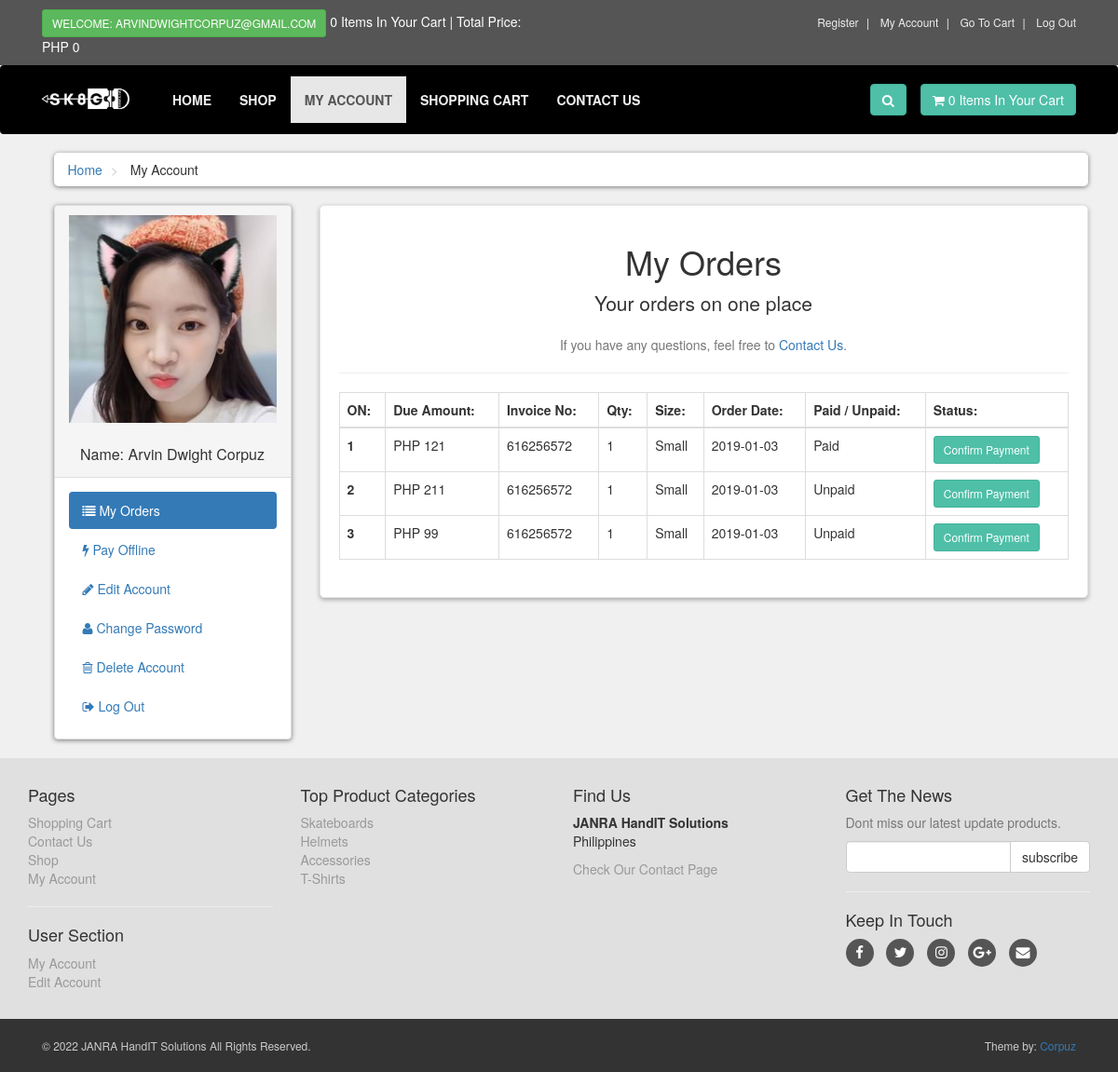
The app's page /customer/my_account.php?my_orders (signed in) with its own data.
### tables this page shows
CREATE TABLE `customers` (
  `customer_id` int(10) NOT NULL,
  `customer_name` varchar(255) NOT NULL,
  `customer_email` varchar(255) NOT NULL,
  `customer_pass` varchar(255) NOT NULL,
  `customer_country` text NOT NULL,
  `customer_city` text NOT NULL,
  `customer_contact` varchar(255) NOT NULL,
  `customer_address` text NOT NULL,
  `customer_image` text NOT NULL,
  `customer_ip` varchar(100) NOT NULL
);

CREATE TABLE `customer_orders` (
  `order_id` int(10) NOT NULL,
  `customer_id` int(10) NOT NULL,
  `due_amount` int(100) NOT NULL,
  `invoice_no` int(100) NOT NULL,
  `qty` int(10) NOT NULL,
  `size` text NOT NULL,
  `order_date` date NOT NULL,
  `order_status` text NOT NULL
);

CREATE TABLE `product_categories` (
  `p_cat_id` int(10) NOT NULL,
  `p_cat_title` text NOT NULL,
  `p_cat_desc` text NOT NULL
);

### customer/my_orders.php (the view)
<center>
    <h1>My Orders</h1>
    <p class="lead">Your orders on one place</p>
    <p class="text-muted">
        If you have any questions, feel free to <a href="../contact.php">Contact Us</a>.
    </p>
</center>
<hr>
<div class="table-responsive">
    <table class="table table-bordered table-hover">
        <thead>
            <tr>
                <th>ON: </th>
                <th>Due Amount: </th>
                <th>Invoice No: </th>
                <th>Qty: </th>
                <th>Size: </th>
                <th>Order Date:</th>
                <th>Paid / Unpaid: </th>
                <th>Status: </th>
            </tr
            >
        </thead>
        <tbody>
           <?php
                $customer_session = $_SESSION['customer_email'];
                $get_customer = "SELECT * FROM customers WHERE customer_email = '$customer_session'";
                $run_customer = mysqli_query($con, $get_customer);
                $row_customer = mysqli_fetch_array($run_customer);
                $customer_id = $row_customer['customer_id'];
                $get_orders = "SELECT * FROM customer_orders WHERE customer_id = '$customer_id'";
                $run_orders = mysqli_query($con, $get_orders);
                $i = 0;
                while ($row_orders = mysqli_fetch_array($run_orders)) {
                    $order_id = $row_orders['order_id'];
                    $due_amount = $row_orders['due_amount'];
                    $invoice_no = $row_orders['invoice_no'];
                    $qty = $row_orders['qty'];
                    $size = $row_orders['size'];
                    $order_date = substr($row_orders['order_date'], 0, 11);
                    $order_status = $row_orders['order_status'];
                    $i++;
                    if ($order_status == 'pending') {
                        $order_status = 'Unpaid';
                    }
                    else {
                        $order_status = 'Paid';
                    }
            ?>
            <tr>
                <th><?php echo $i; ?></th>
                <td>PHP <?php echo $due_amount; ?></td>
                <td><?php echo $invoice_no; ?></td>
                <td><?php echo $qty; ?></td>
                <td><?php echo $size; ?></td>
                <td><?php echo $order_date; ?></td>
                <td><?php echo $order_status; ?></td>
                <td>
                    <a href="confirm.php?order_id=<?php echo $order_id; ?>" target="_blank" class="btn btn-primary btn-sm">Confirm Payment</a>
                </td>
            </tr>
            <?php
                }
            ?>
        </tbody>
    </table>
</div>

### customer/includes/sidebar.php
<div class="panel panel-default sidebar-menu">
    <div class="panel-heading">
        <?php
            $customer_session = $_SESSION['customer_email'];
            $get_customer = "SELECT * FROM customers WHERE customer_email = '$customer_session'";
            $run_customer = mysqli_query($con, $get_customer);
            $row_customer = mysqli_fetch_array($run_customer);
            $customer_image = $row_customer['customer_image'];
            $customer_name = $row_customer['customer_name'];
            if (!isset($_SESSION['customer_email'])) {
            }
            else {
                echo "
                    <center>
                        <img src='customer_images/$customer_image' class='img-responsive' >
                    </center>
                    <br/>
                    <h3 class='panel-title' align='center'>
                        Name: $customer_name
                    </h3>
                ";
            }
        ?>
    </div>
    <div class="panel-body">
        <ul class="nav-pills nav-stacked nav">
            <li class="<?php if(isset($_GET['my_orders'])){ echo "active"; } ?>">
                <a href="my_account.php?my_orders">
                    <i class="fa fa-list"></i> My Orders
                </a>
            </li>
            <li class="<?php if(isset($_GET['pay_offline'])){ echo "active"; } ?>">
                <a href="my_account.php?pay_offline">
                    <i class="fa fa-bolt"></i> Pay Offline
                </a>
            </li>
            <li class="<?php if(isset($_GET['edit_account'])){ echo "active"; } ?>">
                <a href="my_account.php?edit_account">
                    <i class="fa fa-pencil"></i> Edit Account
                </a>
            </li>
            <li class="<?php if(isset($_GET['change_pass'])){ echo "active"; } ?>">
                <a href="my_account.php?change_pass">
                    <i class="fa fa-user"></i> Change Password
                </a>
            </li>
            <li class="<?php if(isset($_GET['delete_account'])){ echo "active"; } ?>">
                <a href="my_account.php?delete_account">
                    <i class="fa fa-trash-o"></i> Delete Account
                </a>
            </li>
            <li>
                <a href="logout.php">
                    <i class="fa fa-sign-out"></i> Log Out
                </a>
            </li>
        </ul>
    </div>
</div>

### customer/includes/footer.php (shortened to what this page needs)
<div id="footer">
    <div class="container">
        <div class="row">
            <div class="col-sm-6 col-md-3">
                <h4>Pages</h4>
                <ul>
                    <li><a href="../cart.php">Shopping Cart</a></li>
                    <li><a href="../contact.php">Contact Us</a></li>
                    <li><a href="../shop.php">Shop</a></li>
                    <li><a href="my_account.php">My Account</a></li>
                </ul>
                <hr>
                <h4>User Section</h4>
                <ul>
                <?php
                    if (!isset($_SESSION['customer_email'])) {
                        echo"<a href='../checkout.php'>Log In</a>";
                    }
                    else {
                        echo"<a href='my_account.php?my_orders'>My Account</a>";
                    }
                ?>
                    <li>
                    <?php
                        if (!isset($_SESSION['customer_email'])) {
                            echo"<a href='../checkout.php'>Log In</a>";
                        }
                        else {
                            echo"<a href='my_account.php?edit_account'>Edit Account</a>";
                        }
                    ?>
                    </li>
                </ul>
            </div>
            <div class="com-sm-6 col-md-3">
                <h4>Top Product Categories</h4>
                <ul>
                <?php
                    $get_p_cats = "SELECT * FROM product_categories";
                    $run_p_cats = mysqli_query($con, $get_p_cats);
                    while ($row_p_cats = mysqli_fetch_array($run_p_cats)) {
                        $p_cat_id = $row_p_cats['p_cat_id'];
                        $p_cat_title = $row_p_cats['p_cat_title'];
                        echo "
                            <li>
                                <a href='../shop.php?p_cat=$p_cat_id'>
                                    $p_cat_title
                                </a>
                            </li>
                        ";
                    }
                ?>
                </ul>
            </div>
            <div class="col-sm-6 col-md-3">
                <h4>Find Us</h4>
                <p>
                    <strong>JANRA HandIT Solutions</strong>
                    <br/>Philippines
                </p>
                <a href="../contact.php">Check Our Contact Page</a>
            </div>
            <div class="col-sm-6 col-md-3">
                <h4>Get The News</h4>
                <p class="text-muted">
                    Dont miss our latest update products.
                </p>
                <form action="https://feedburner.google.com/fb/a/mailverify" method="post" target="popupwindow" onsubmit="window.open('https://feedburner.google.com/fb/a/mailverify?uri=M-devMedia', 'popupwindow', 'scrollbars=yes,width=550,height=520');return true" method="post">
                    <div class="input-group">
                        <input type="text" class="form-control" name="email">
                        <span class="input-group-btn">
                            <input type="submit" value="subscribe" class="btn btn-default">
                        </span>
                    </div>
                </form>
                <hr>
                <h4>Keep In Touch</h4>
                <p class="social">
                    <a href="../#" class="fa fa-facebook"></a>
                    <a href="../#" class="fa fa-twitter"></a>
                    <a href="../#" class="fa fa-instagram"></a>
                    <a href="../#" class="fa fa-google-plus"></a>
                    <a href="../#" class="fa fa-envelope"></a>
                </p>
            </div>
        </div>
    </div>
</div>
<div id="copyright">
    <div class="container">
        <div class="col-md-6">
            <p class="pull-left">&copy; 2022 JANRA HandIT Solutions All Rights Reserved.</p>
        </div>
        <div class="col-md-6">
            <p class="pull-right">Theme by: <a href="#">Corpuz</a></p>
        </div>
    </div>
</div>

### customer/styles/style.css (style rules this page uses)
body { font-size: 14px; line-height: 1.42857143; color: #333333; background: #f0f0f0; overflow-x: hidden; }
.btn-primary { color: rgb(255, 255, 255); background: rgb(79, 191, 168); border-color: rgb(65, 179, 156); }
#content .panel.sidebar-menu { box-sizing: border-box; box-shadow: 0px 1px 5px rgba(0, 0, 0, .5); }
#content .panel.sidebar-menu h3 { padding: 5px 0px; margin: 0px; }
#footer { background: #e0e0e0; padding: 20px 0; }
#footer a { color: #999999; padding: 0; text-decoration: none; }
#footer ul { list-style: none; padding-left: 0px; }
#footer .social { text-align: left; }
#footer .social a { margin: 0px 10px 0px 0px; display: inline-block; color: #ffffff; width: 30px; height: 30px; border-radius: 15px; line-height: 30px; font-size: 15px; text-align: center; vertical-align: bottom; background: #555555; text-decoration: none; }
#copyright { background: #333333; color: #cccccc; padding: 20px 0px; font-size: 12px; }
#copyright p { margin: 0px; }

### records on screen
customers: customer_image (picture), customer_name "Arvin Dwight Corpuz"
customer_orders: due_amount "121", invoice_no "616256572", qty "1", size "Small", order_date "2019-01-03", order_status "Paid"
customer_orders: due_amount "211", invoice_no "616256572", qty "1", size "Small", order_date "2019-01-03", order_status "Unpaid"
customer_orders: due_amount "99", invoice_no "616256572", qty "1", size "Small", order_date "2019-01-03", order_status "Unpaid"
product_categories: p_cat_title "Skateboards"
product_categories: p_cat_title "Helmets"
product_categories: p_cat_title "Accessories"
product_categories: p_cat_title "T-Shirts"

### other values on screen
$_SESSION['customer_email'] "ARVINDWIGHTCORPUZ@GMAIL.COM"
$count_items "0 0"
$total "0"
